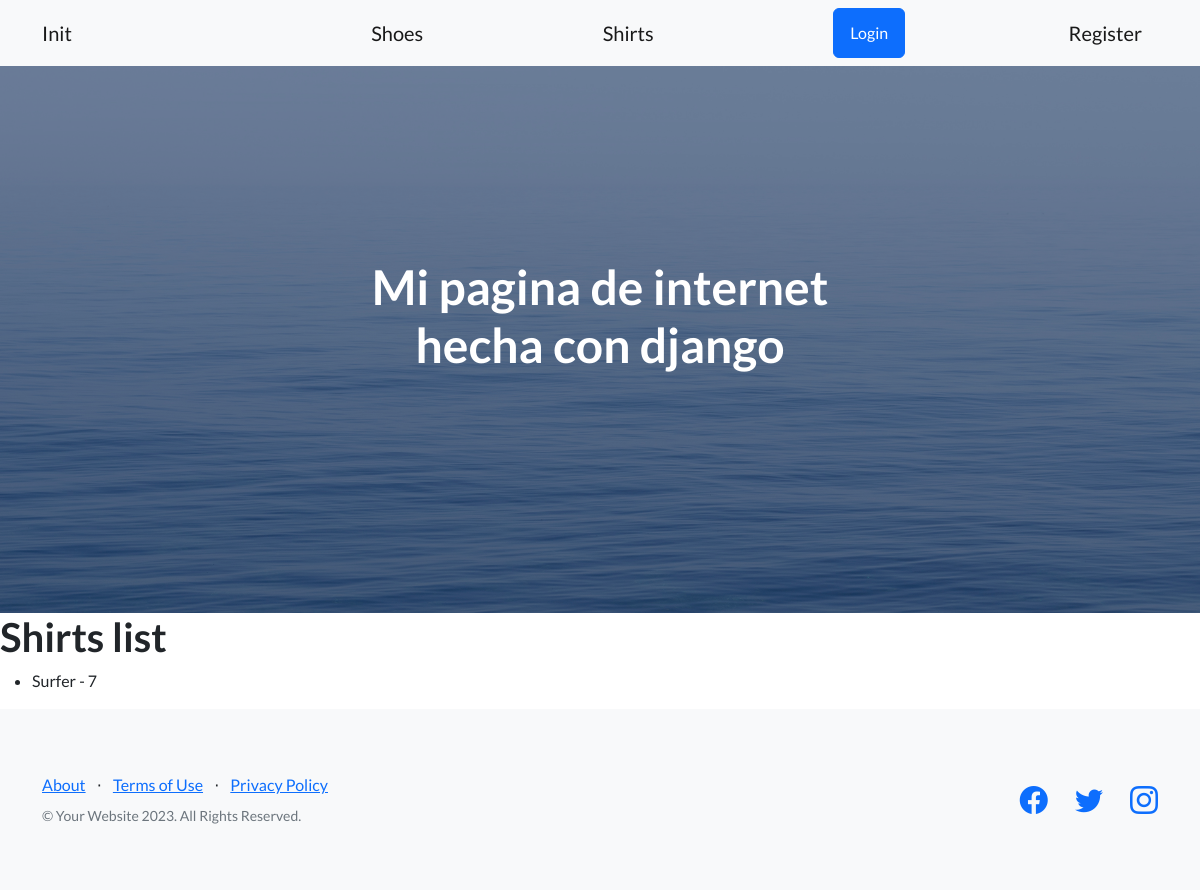
The app's page /app-coder/shirts, older data.
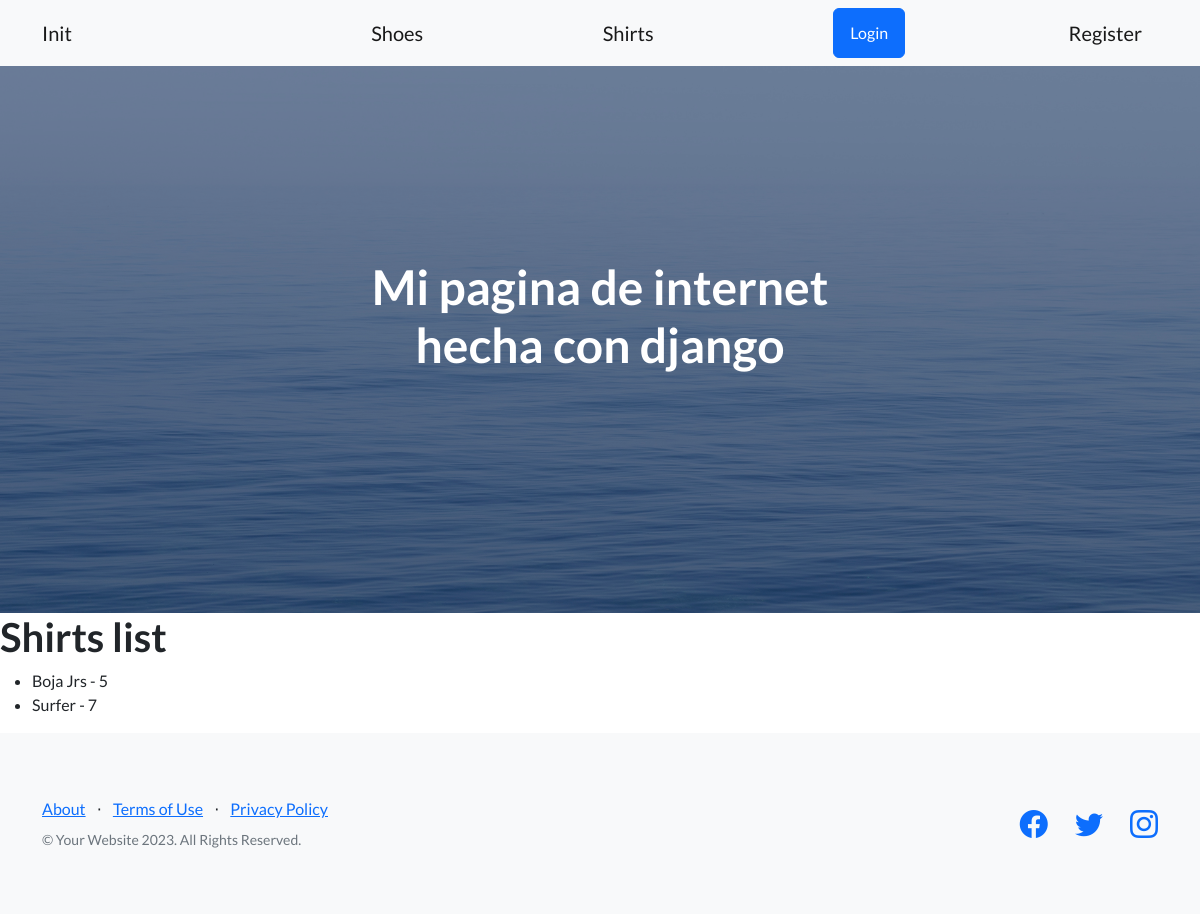
The same page, newer data.
### AppCoder/models.py (models this page shows)
class Shirt(models.Model):
  SIZES = [
        ('XS', 'Extra Small'),
        ('S', 'Small'),
        ('M', 'Medium'),
        ('L', 'Large'),
        ('X', 'Extra Large'),
        ('XXL', 'Extra Extra Large'),
    ]
  model = models.CharField(max_length=100)
  size = models.CharField(max_length=3, choices=SIZES, default='M')
  price = models.IntegerField()
  image = models.ImageField(upload_to='shirts/', blank=True, null=True)
  def __str__(self):
    return f'{self.model} - {self.size}'
  class Meta():
    ordering = ('model','size')

### AppCoder/views.py (the view)
# urls.py: path('shirts', shirts, name='Shirts'),
def shirts(req):
  all_shirts = Shirt.objects.all()
  if req.user.is_superuser or req.user.is_staff:
    return render(req, 'shirts_list.html', {'shirts': all_shirts})
  else:
    return render(req, 'shirts.html', {'shirts': all_shirts})

### AppCoder/templates/shirts.html
{% extends 'main.html' %} {% block changing_content %}
<h1>Shirts list</h1>
<ul>
  {% for shirt in shirts %}
  <li>{{shirt}}</li>
  {% endfor %}
</ul>
{% if user %} {% endif %} {% endblock changing_content%}

Row changes from the older to the newer data that the page shows:
added Shirt: model+size "Boja Jrs - 5"
